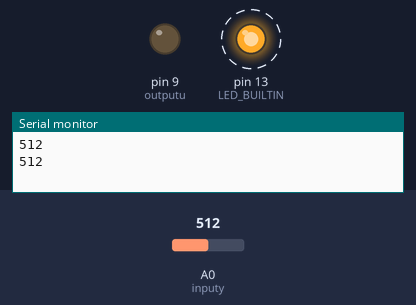
The sketch below on a simulated Arduino Uno, built with avr-gcc and run on an emulated ATmega328P. Parts: output pins drawn as LEDs (lit = HIGH), the last lines printed to the serial monitor. Dashed ring = blinking. Inputs (shaded band) come from the test bench; at power-on: A0 (inputy) = 512.

Above: at 4.9 s.
5.0 s: A0 (inputy) set to 122
At 7.3 s:
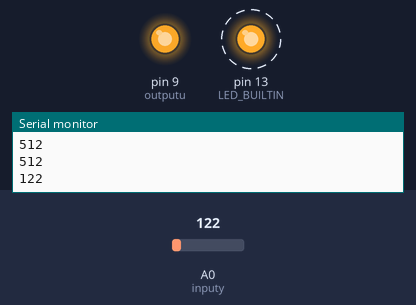
11.2 s: A0 (inputy) set to 0
At 13.8 s:
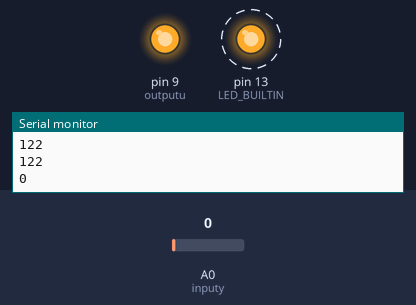
Timing chart, 0 to 23.9 s (numbered marks = the images above; inputs shaded):
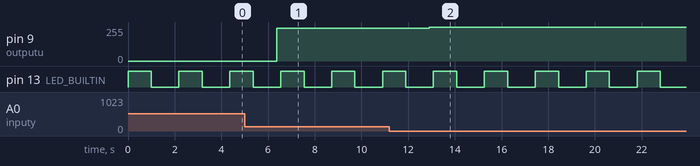

Measured:
- after the input at 5.0 s, pin 9 (outputu): 0/255 → 245/255 after 1.4 s
- after the input at 11.2 s, pin 9 (outputu): 245/255 → 255/255 after 1.7 s
- by itself, pin 13 (LED_BUILTIN): alternates HIGH for 1.0 s and LOW for 1.2 s

The sketch:

PController.ino
```cpp
int outputu = 9; //PIN 2 input to the plant, output of the shield
int inputy = A0; //PIN 7 output of the plant, input to the shield
int referencia = A1;
int y=0;
int error=0;
int ref=0;
int u = 0;
int u_1 = 0;
int error_1 = 0;
int error_2 = 0;
int k=12;

void setup(){
 //initialize the pins
 pinMode(LED_BUILTIN, OUTPUT);
 pinMode(outputu, OUTPUT);
 pinMode(inputy, INPUT);
 pinMode(referencia, INPUT);
 Serial.begin(9600);

}


void loop(){
  digitalWrite(LED_BUILTIN, HIGH);   // turn the LED on (HIGH is the voltage level)
  delay(1000);                       // wait for a second
  digitalWrite(LED_BUILTIN, LOW);    // turn the LED off by making the voltage LOW
  delay(1000);

 //ref = analogRead(referencia); //si se quiere leer una ref. externa
 ref = 204; //1 V - 2V 408
 y = analogRead(inputy);
 //if (y < 0) { y = 0;}
 error = (ref -  y);
 u=k*error;

 if (u>0){
 analogWrite(outputu, map(u,0,1023,0,255));
 } else{
 analogWrite(outputu,0);
 }

 //Serial.println(map(u,0,1023,0,255));
 Serial.println(y);
 //Serial.println(error);
 delay(180);
}

/////
```
